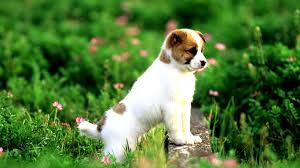
#> input picture index.jpeg, 300 x 168 px
$ python countour_practice.py   (older library calls are emulated)
#> lines starting #> are read from the running program, lines starting #| are printed output that depends on the picture; after the words box and inside, x2 and y2 are one past the last pixel; in counts of white or black regions, pixels touching at a corner belong together
import cv2
import numpy as np


img = cv2.imread("index.jpeg")
#> img is the input picture: shape (168, 300, 3); mean B, G, R 57.6, 120.4, 81.3
HSV = cv2.cvtColor(img,cv2.COLOR_BGR2HSV)
#> HSV: shape (168, 300, 3); mean H, S, V 49.9, 167.1, 122.5

H = HSV[:,:,0]
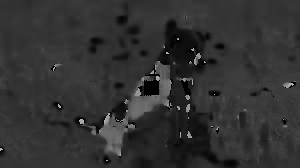
#> H: shape (168, 300); min 0, max 179, mean 49.9
S = HSV[:,:,1]
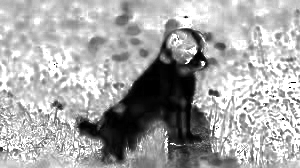
#> S: shape (168, 300); min 0, max 255, mean 167.1
V = HSV[:,:,2]
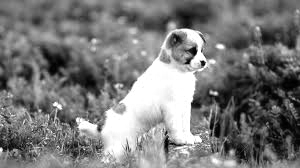
#> V: shape (168, 300); min 0, max 255, mean 122.5

ret,sat = cv2.threshold(S,20,255,cv2.THRESH_BINARY)
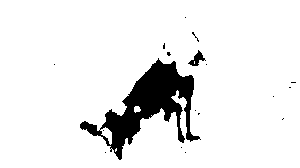
#> sat: shape (168, 300); 91.5% white; 18 black regions (16 under 20 px), largest, box (x1, y1, x2, y2) and area: (80, 58, 201, 160) 4125, (188, 50, 206, 66) 117
ret,hue = cv2.threshold(H,25,255,cv2.THRESH_BINARY_INV)
#> hue: shape (168, 300); 8.9% white; 73 white regions (44 under 20 px), largest, box (x1, y1, x2, y2) and area: (167, 112, 221, 168) 1265, (158, 21, 203, 76) 1208, (144, 80, 160, 96) 221
ret,v = cv2.threshold(V,15,255,cv2.THRESH_BINARY_INV)
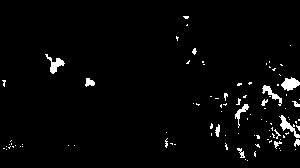
#> v: shape (168, 300); 2.6% white; 97 white regions (83 under 20 px), largest, box (x1, y1, x2, y2) and area: (281, 77, 300, 91) 166, (45, 54, 65, 74) 147, (279, 115, 300, 138) 146

final = cv2.bitwise_and(sat,hue)
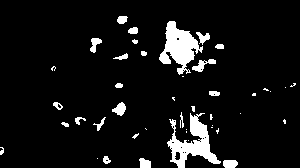
#> final: shape (168, 300); 7.4% white; 44 white regions (21 under 20 px)
cv2.imshow("result",final)
cv2.imshow("v",v)
_,contour, herirechy = cv2.findContours(sat,cv2.RETR_TREE,cv2.CHAIN_APPROX_SIMPLE)
#> contour = 28 contours, 24 with area under 20; largest, box (x1, y1, x2, y2) and area: (0, 0, 300, 168) 49933, (79, 57, 201, 161) 4466, (187, 49, 206, 67) 142, (134, 106, 141, 113) 27; herirechy = 28 rows, first 6: [-1, -1, 1, -1], [2, -1, -1, 0], [3, 1, -1, 0], [4, 2, -1, 0], [5, 3, -1, 0], [6, 4, -1, 0]

img2 = img.copy()
cv2.drawContours(img2,contour,-1,(0,0,255),10)
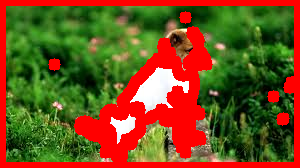
#> img2: shape (168, 300, 3); mean B, G, R 29.4, 79.7, 115.1
cv2.imshow("hue",hue)

cv2.imshow("hue",hue)
cv2.imshow("countour",img2)
cv2.imshow("sar",sat)
cv2.waitKey(0)
cv2.destroyAllWindows()
